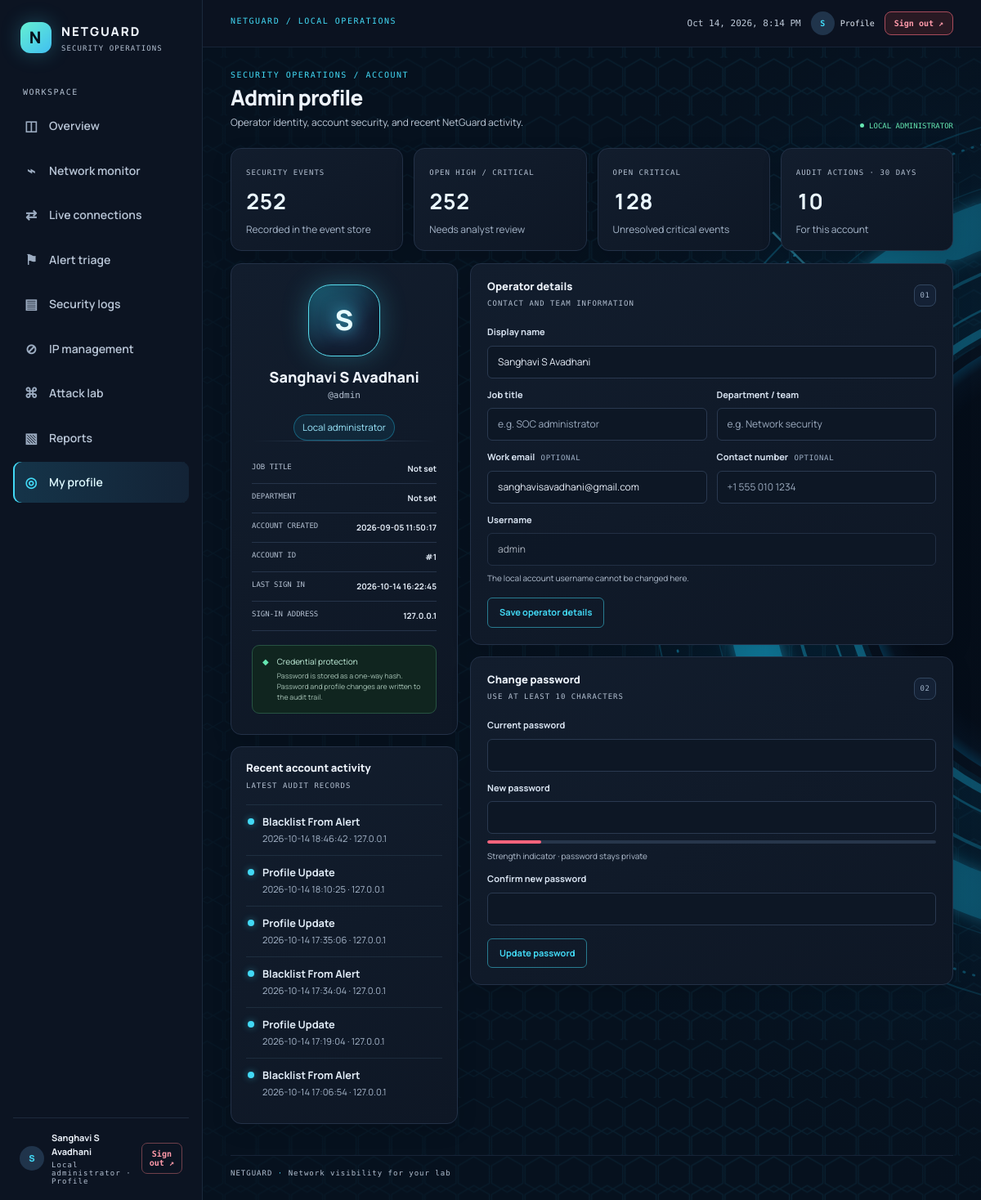
Screenshot of /profile (signed in) with the database file from the repository.
### tables this page shows
CREATE TABLE users (
            id INTEGER PRIMARY KEY AUTOINCREMENT,
            username TEXT UNIQUE NOT NULL,
            password_hash TEXT NOT NULL,
            created_at TIMESTAMP DEFAULT CURRENT_TIMESTAMP
        , display_name TEXT, email TEXT, job_title TEXT, department TEXT, phone TEXT);

CREATE TABLE access_logs (
            id INTEGER PRIMARY KEY AUTOINCREMENT,
            timestamp TIMESTAMP DEFAULT CURRENT_TIMESTAMP,
            username TEXT,
            action TEXT,
            ip_address TEXT
        );

### app.py (the view, shortened to what this page needs)
@app.route('/profile', methods=['GET', 'POST'])
def profile():
    if 'user_id' not in session: return redirect(url_for('login'))
    conn = get_db_connection()
    user = conn.execute('SELECT * FROM users WHERE id = ?', (session['user_id'],)).fetchone()
    if user is None:
        conn.close()
        session.clear()
        return redirect(url_for('login'))
    last_login = conn.execute('''SELECT timestamp, ip_address FROM access_logs
                                 WHERE username = ? AND action = 'LOGIN'
                                 ORDER BY id DESC LIMIT 1''', (session['username'],)).fetchone()
    recent_activity = conn.execute('''SELECT timestamp, action, ip_address FROM access_logs
                                      WHERE username = ? ORDER BY id DESC LIMIT 6''',
                                   (session['username'],)).fetchall()
    event_summary = conn.execute('''SELECT COUNT(*) AS total,
                                           SUM(CASE WHEN status != 'RESOLVED' AND severity IN ('HIGH','CRITICAL') THEN 1 ELSE 0 END) AS open_high,
                                           SUM(CASE WHEN status != 'RESOLVED' AND severity = 'CRITICAL' THEN 1 ELSE 0 END) AS open_critical
                                    FROM security_events''').fetchone()
    audit_count = conn.execute('''SELECT COUNT(*) AS total FROM access_logs
                                  WHERE username = ? AND timestamp >= datetime('now', 'localtime', '-30 days')''',
                               (session['username'],)).fetchone()['total']
    conn.close()
    return render_template('profile.html', profile=user, last_login=last_login,
                           recent_activity=recent_activity, event_summary=event_summary,
                           audit_count=audit_count,
                           access_level='Local administrator' if session['username'].lower() == 'admin' else 'Security analyst')

### app.py (called while the page is built)
@app.context_processor
def inject_inline_theme():
    stylesheet_path = os.path.join(app.root_path, 'static', 'css', 'style.css')
    with open(stylesheet_path, encoding='utf-8') as stylesheet:
        return {'netguard_styles': stylesheet.read()}

### database/db_handler.py (called while the page is built)
def get_db_connection():
    conn = sqlite3.connect(Config.DB_PATH, timeout=30)
    conn.execute('PRAGMA busy_timeout = 30000')
    conn.row_factory = sqlite3.Row
    return conn

### templates/profile.html (shortened to what this page needs)
{% extends 'base.html' %}
{% block content %}
<div class="page-heading"><div><span class="eyebrow">SECURITY OPERATIONS / ACCOUNT</span><h1>Admin profile</h1><p>Operator identity, account security, and recent NetGuard activity.</p></div><span class="status-chip">{{ access_level|upper }}</span></div>
<div class="profile-admin-stats">
    <section class="panel profile-stat"><span class="panel-kicker">SECURITY EVENTS</span><strong>{{ event_summary.total or 0 }}</strong><small>Recorded in the event store</small></section>
    <section class="panel profile-stat"><span class="panel-kicker">OPEN HIGH / CRITICAL</span><strong>{{ event_summary.open_high or 0 }}</strong><small>Needs analyst review</small></section>
    <section class="panel profile-stat"><span class="panel-kicker">OPEN CRITICAL</span><strong>{{ event_summary.open_critical or 0 }}</strong><small>Unresolved critical events</small></section>
    <section class="panel profile-stat"><span class="panel-kicker">AUDIT ACTIONS · 30 DAYS</span><strong>{{ audit_count }}</strong><small>For this account</small></section>
</div>
<div class="profile-grid profile-admin-grid">
    <div class="profile-sidebar-stack">
        <section class="panel profile-card">
            <div class="profile-orb"><span>{{ (profile.display_name or profile.username)[0]|upper }}</span></div>
            <h2>{{ profile.display_name or profile.username }}</h2>
            <p class="profile-handle">@{{ profile.username }}</p>
            <span class="profile-role-pill">{{ access_level }}</span>
            <div class="profile-divider"></div>
            <div class="profile-meta"><span>JOB TITLE</span><strong>{{ profile.job_title or 'Not set' }}</strong></div>
            <div class="profile-meta"><span>DEPARTMENT</span><strong>{{ profile.department or 'Not set' }}</strong></div>
            <div class="profile-meta"><span>ACCOUNT CREATED</span><strong>{{ profile.created_at }}</strong></div>
            <div class="profile-meta"><span>ACCOUNT ID</span><strong>#{{ profile.id }}</strong></div>
            <div class="profile-meta"><span>LAST SIGN IN</span><strong>{{ last_login.timestamp if last_login else 'No sign-in recorded' }}</strong></div>
            <div class="profile-meta"><span>SIGN-IN ADDRESS</span><strong class="profile-address">{{ last_login.ip_address if last_login and last_login.ip_address else 'Not recorded' }}</strong></div>
            <div class="profile-security"><span class="security-icon">◆</span><span>Credential protection<small>Password is stored as a one-way hash. Password and profile changes are written to the audit trail.</small></span></div>
        </section>
        <section class="panel profile-activity-panel">
            <div class="panel-heading"><div><h2>Recent account activity</h2><span class="panel-kicker">LATEST AUDIT RECORDS</span></div></div>
            <div class="profile-activity-list">
                {% for item in recent_activity %}<div class="profile-activity-item"><span class="activity-dot {% if item.action == 'LOGIN' %}activity-login{% elif item.action == 'LOGOUT' %}activity-logout{% endif %}"></span><span class="profile-activity-copy"><strong>{{ item.action|replace('_', ' ')|title }}</strong><small>{{ item.timestamp }}{% if item.ip_address %} · {{ item.ip_address }}{% endif %}</small></span></div>
                {% else %}<div class="usage-empty">No account activity has been logged yet.</div>{% endfor %}
            </div>
        </section>
    </div>
    <div class="profile-forms">
        <section class="panel profile-form-panel">
            <div class="panel-heading"><div><h2>Operator details</h2><span class="panel-kicker">CONTACT AND TEAM INFORMATION</span></div><span class="profile-step">01</span></div>
            <form method="POST" action="{{ url_for('profile') }}" class="profile-form">
                <label for="display-name">Display name</label><input id="display-name" name="display_name" class="form-control" maxlength="80" value="{{ profile.display_name or profile.username }}" required>
                <div class="profile-field-grid"><div><label for="job-title">Job title</label><input id="job-title" name="job_title" class="form-control" maxlength="80" value="{{ profile.job_title or '' }}" placeholder="e.g. SOC administrator"></div><div><label for="department">Department / team</label><input id="department" name="department" class="form-control" maxlength="80" value="{{ profile.department or '' }}" placeholder="e.g. Network security"></div></div>
                <div class="profile-field-grid"><div><label for="email">Work email <span class="optional-label">OPTIONAL</span></label><input type="email" id="email" name="email" class="form-control" maxlength="120" value="{{ profile.email or '' }}" placeholder="analyst@example.com"></div><div><label for="phone">Contact number <span class="optional-label">OPTIONAL</span></label><input type="tel" id="phone" name="phone" class="form-control" maxlength="30" value="{{ profile.phone or '' }}" placeholder="+1 555 010 1234"></div></div>
                <label for="username">Username</label><input id="username" class="form-control field-locked" value="{{ profile.username }}" readonly><small class="field-help">The local account username cannot be changed here.</small>
                <button class="btn btn-outline-info" type="submit">Save operator details</button>
            </form>
        </section>
        <section class="panel profile-form-panel">
            <div class="panel-heading"><div><h2>Change password</h2><span class="panel-kicker">USE AT LEAST 10 CHARACTERS</span></div><span class="profile-step">02</span></div>
            <form method="POST" action="{{ url_for('profile') }}" class="profile-form" id="password-form">
                <label for="current-password">Current password</label><input id="current-password" name="current_password" type="password" class="form-control" autocomplete="current-password" required>
                <label for="new-password">New password</label><input id="new-password" name="new_password" type="password" class="form-control" minlength="10" autocomplete="new-password" required><div class="password-strength"><span id="strength-bar"></span></div><small id="strength-label" class="field-help">Strength indicator · password stays private</small>
                <label for="confirm-password">Confirm new password</label><input id="confirm-password" name="confirm_password" type="password" class="form-control" minlength="10" autocomplete="new-password" required>
                <button class="btn btn-outline-info" type="submit">Update password</button>
            </form>
        </section>
    </div>
</div>
{% endblock %}

### templates/base.html (shortened to what this page needs)
<!doctype html>
<html lang="en">
<head>
    <link href="https://cdn.jsdelivr.net/npm/bootstrap@5.3.3/dist/css/bootstrap.min.css" rel="stylesheet">
    <link rel="stylesheet" href="{{ url_for('static', filename='css/style.css') }}?v=6">
</head>
<body>
<div class="app-shell">
    <aside class="sidebar">
        <a class="brand" href="{{ url_for('dashboard') }}"><span class="brand-mark">N</span><span>NETGUARD<small>SECURITY OPERATIONS</small></span></a>
        <div class="nav-label">WORKSPACE</div>
        <nav class="side-nav">
            <a href="{{ url_for('dashboard') }}" class="{% if request.endpoint == 'dashboard' %}active{% endif %}"><span>◫</span> Overview</a>
            <a href="{{ url_for('monitor') }}" class="{% if request.endpoint == 'monitor' %}active{% endif %}"><span>⌁</span> Network monitor</a>
            <a href="{{ url_for('live_connections') }}" class="{% if request.endpoint == 'live_connections' %}active{% endif %}"><span>⇄</span> Live connections</a>
            <a href="{{ url_for('alerts') }}" class="{% if request.endpoint in ['alerts', 'triage_alert'] %}active{% endif %}"><span>⚑</span> Alert triage</a>
            <a href="{{ url_for('logs') }}" class="{% if request.endpoint == 'logs' %}active{% endif %}"><span>▤</span> Security logs</a>
            <a href="{{ url_for('ips') }}" class="{% if request.endpoint in ['ips', 'delete_ip'] %}active{% endif %}"><span>⊘</span> IP management</a>
            <a href="{{ url_for('simulation') }}" class="{% if request.endpoint == 'simulation' %}active{% endif %}"><span>⌘</span> Attack lab</a>
            <a href="{{ url_for('reports') }}" class="{% if request.endpoint in ['reports', 'pdf_report'] %}active{% endif %}"><span>▧</span> Reports</a>
            <a href="{{ url_for('profile') }}" class="{% if request.endpoint == 'profile' %}active{% endif %}"><span>◎</span> My profile</a>
        </nav>
        <div class="sidebar-bottom"><a class="user-chip" href="{{ url_for('profile') }}"><span class="avatar">{{ (session.get('display_name', session.get('username', 'A'))[0] or 'A')|upper }}</span><span>{{ session.get('display_name', session.get('username', 'Analyst')) }}<small>{{ 'Local administrator' if session.get('username', '').lower() == 'admin' else 'Security analyst' }} · Profile</small></span></a><form method="post" action="{{ url_for('logout') }}"><button class="logout-link" type="submit">Sign out ↗</button></form></div>
    </aside>
    <main class="main-panel">
        <header class="topbar"><div><span class="eyebrow">NETGUARD / LOCAL OPERATIONS</span></div><div class="topbar-right"><span class="topbar-date" id="local-clock"></span><a class="top-profile" href="{{ url_for('profile') }}"><span class="top-avatar">{{ (session.get('display_name', session.get('username', 'A'))[0] or 'A')|upper }}</span><span>Profile</span></a><form method="post" action="{{ url_for('logout') }}" class="top-logout-form"><button class="top-logout" type="submit" aria-label="Sign out of NetGuard">Sign out <span aria-hidden="true">↗</span></button></form></div></header>
        <section class="page-content">
            {% block content %}{% endblock %}
            <footer class="footer-note">NETGUARD <span>·</span> Network visibility for your lab</footer>
        </section>
    </main>
</div>
</body>
</html>

### rows the page displays
users: get "Sanghavi S Avadhani", display_name "S", display_name "Sanghavi S Avadhani", username "admin", created_at "2026-09-05 11:50:17", id "1", email "sanghavisavadhani@gmail.com"
access_logs: timestamp "2026-10-14 16:22:45", ip_address "127.0.0.1"
access_logs: action "Blacklist From Alert", timestamp "2026-10-14 18:46:42", ip_address "127.0.0.1"
access_logs: action "Profile Update", timestamp "2026-10-14 18:10:25", ip_address "127.0.0.1"
access_logs: action "Profile Update", timestamp "2026-10-14 17:35:06", ip_address "127.0.0.1"
access_logs: action "Blacklist From Alert", timestamp "2026-10-14 17:34:04", ip_address "127.0.0.1"
access_logs: action "Profile Update", timestamp "2026-10-14 17:19:04", ip_address "127.0.0.1"
access_logs: action "Blacklist From Alert", timestamp "2026-10-14 17:06:54", ip_address "127.0.0.1"

### other values shown
{{ access_level|upper }} "LOCAL ADMINISTRATOR"
{{ event_summary.total or 0 }} "252"
{{ event_summary.open_high or 0 }} "252"
{{ event_summary.open_critical or 0 }} "128"
{{ audit_count }} "10"
{{ access_level }} "Local administrator"
{{ profile.job_title or 'Not set' }} "Not set"
{{ profile.department or 'Not set' }} "Not set"
